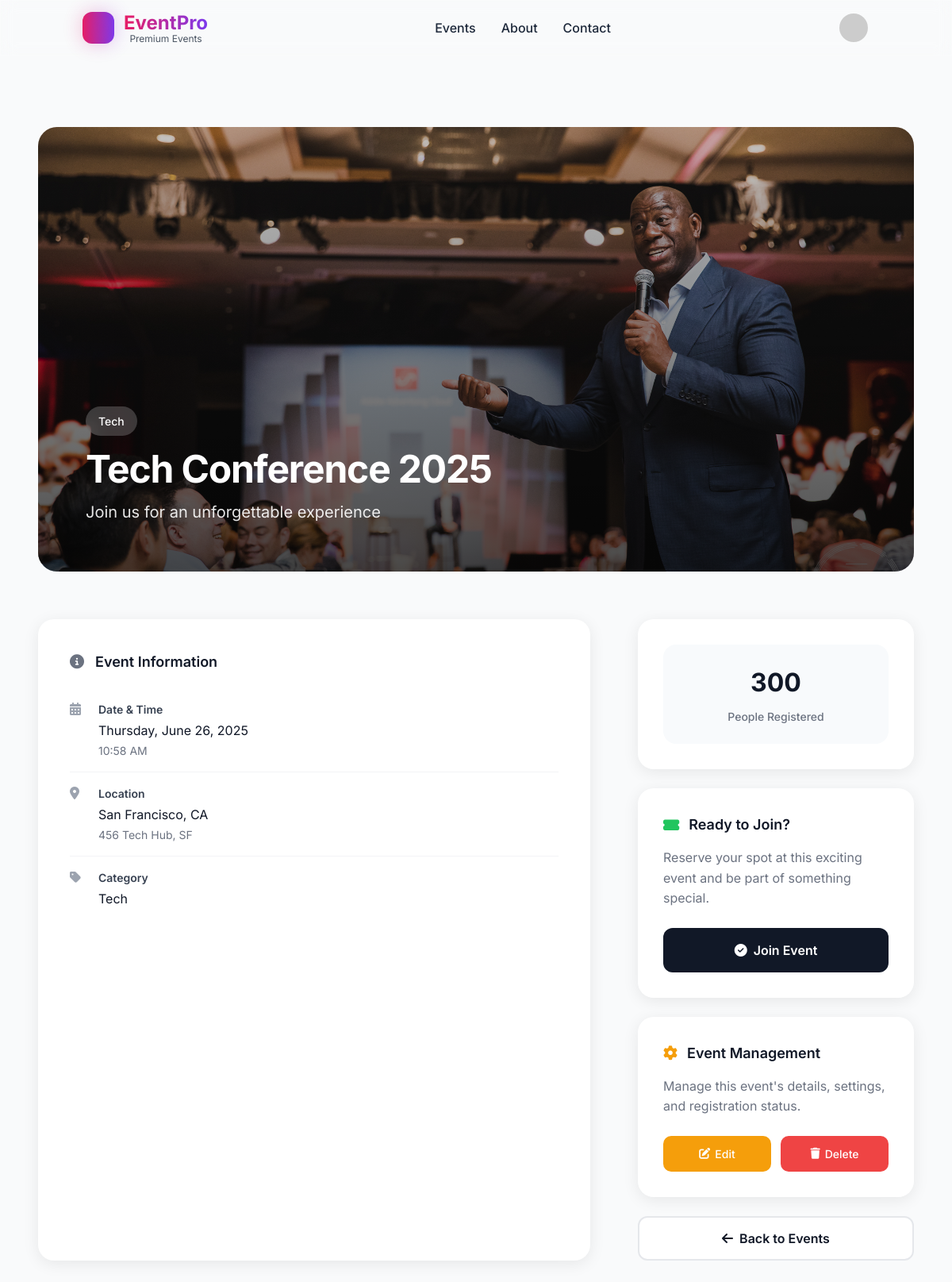
/events/12/ (signed in), run on the app's committed database.
### event/models.py (models this page shows, shortened)
class Event(models.Model):
    event_name = models.CharField(max_length=200)
    event_address = models.TextField()
    event_location = models.CharField(max_length=200)
    event_date_time = models.DateTimeField()
    event_category = models.ForeignKey('EventCategory', on_delete=models.SET_NULL, null=True)
    total_participants = models.PositiveIntegerField(default=0)
    participants = models.ManyToManyField(User, related_name='events', blank=True)
    event_image = models.ImageField(upload_to='event_images/', null=True, blank=True)

class EventCategory(models.Model):
    name = models.CharField(max_length=100, unique=True)
    def __str__(self):
        return self.name

### event/views.py (the view)
# urls.py: path('<int:pk>/', EventDetailView.as_view(), name='event_detail'),
class EventDetailView(DetailView):
    model = Event
    template_name = 'event/event_detail.html'

### event/templates/event/event_detail.html (shortened to what this page needs)
{% extends 'base.html' %}
{% block content %}
<link href="https://cdnjs.cloudflare.com/ajax/libs/font-awesome/6.4.0/css/all.min.css" rel="stylesheet">
<div class="min-h-screen bg-gray-50 py-20">
    <div class="max-w-6xl mx-auto px-6">
        <div class="hero-section">
            {% if event.event_image %}
                <img src="{{ event.event_image.url }}" alt="{{ event.event_name }}" class="hero-image">
            {% else %}
                <div class="hero-image bg-gradient-to-br from-gray-200 to-gray-300 flex items-center justify-center">
                    <i class="fas fa-image text-gray-400 text-6xl"></i>
                </div>
            {% endif %}
            <div class="hero-overlay"></div>
            <div class="hero-content">
                <div class="hero-category">{{ event.event_category|default:"Special Event" }}</div>
                <h1 class="hero-title">{{ event.event_name }}</h1>
                <p class="hero-subtitle">Join us for an unforgettable experience</p>
            </div>
        </div>
        <div class="content-grid">
            <div class="event-details">
                <div class="details-section">
                    <h2 class="section-title">
                        <i class="fas fa-info-circle section-icon"></i>
                        Event Information
                    </h2>
                    <div class="detail-item">
                        <i class="fas fa-calendar-alt detail-icon"></i>
                        <div class="detail-content">
                            <h4>Date & Time</h4>
                            <p>{{ event.event_date_time|date:"l, F d, Y" }}</p>
                            <div class="text-sm">{{ event.event_date_time|time:"g:i A" }}</div>
                        </div>
                    </div>
                    <div class="detail-item">
                        <i class="fas fa-map-marker-alt detail-icon"></i>
                        <div class="detail-content">
                            <h4>Location</h4>
                            <p>{{ event.event_location }}</p>
                            {% if event.event_address %}
                                <div class="text-sm">{{ event.event_address }}</div>
                            {% endif %}
                        </div>
                    </div>
                    <div class="detail-item">
                        <i class="fas fa-tag detail-icon"></i>
                        <div class="detail-content">
                            <h4>Category</h4>
                            <p>{{ event.event_category|default:"General Event" }}</p>
                        </div>
                    </div>
                </div>
            </div>
            <div class="action-sidebar">
                <div class="action-card">
                    <div class="participants-preview">
                        <div class="participants-count">{{ event.total_participants }}</div>
                        <div class="participants-label">People Registered</div>
                    </div>
                </div>
                {% if user.is_authenticated %}
                    <div class="action-card">
                        <h3>
                            <i class="fas fa-ticket-alt text-green-500"></i>
                            Ready to Join?
                        </h3>
                        <p>Reserve your spot at this exciting event and be part of something special.</p>
                        <form method="post" action="{% url 'event_rsvp' event.pk %}">
                            <button type="submit" class="btn-primary">
                                <i class="fas fa-check-circle"></i>
                                <span>Join Event</span>
                            </button>
                        </form>
                    </div>
                {% endif %}
                {% if user.role in 'admin,manager' %}
                    <div class="action-card">
                        <h3>
                            <i class="fas fa-cog text-amber-500"></i>
                            Event Management
                        </h3>
                        <p>Manage this event's details, settings, and registration status.</p>
                        <div class="management-actions">
                            <a href="{% url 'event_update' event.pk %}" class="btn-warning">
                                <i class="fas fa-edit"></i>
                                <span>Edit</span>
                            </a>
                            <a href="{% url 'event_delete' event.pk %}" class="btn-danger">
                                <i class="fas fa-trash"></i>
                                <span>Delete</span>
                            </a>
                        </div>
                    </div>
                {% endif %}
                <a href="{% url 'event_list' %}" class="btn-secondary">
                    <i class="fas fa-arrow-left"></i>
                    <span>Back to Events</span>
                </a>
            </div>
        </div>
    </div>
</div>
{% endblock %}

### event/templates/event/event_detail.html (style rules this page uses)
* { font-family: 'Inter', sans-serif; }
.hero-section { position: relative; height: 70vh; min-height: 500px; overflow: hidden; border-radius: 24px; margin-bottom: 60px; }
.hero-image { object-fit: cover; width: 100%; height: 100%; transition: transform 0.3s ease; }
.hero-overlay { position: absolute; inset: 0; background: linear-gradient(180deg, rgba(0,0,0,0.2) 0%, rgba(0,0,0,0.7) 100%); }
.hero-content { position: absolute; bottom: 60px; left: 60px; right: 60px; color: white; z-index: 10; }
.hero-category { display: inline-block; background: rgba(255, 255, 255, 0.2); backdrop-filter: blur(10px); padding: 8px 16px; border-radius: 20px; font-size: 14px; font-weight: 500; margin-bottom: 16px; }
.hero-title { font-size: 48px; font-weight: 700; margin-bottom: 12px; line-height: 1.1; letter-spacing: -0.025em; }
.hero-subtitle { font-size: 20px; opacity: 0.9; font-weight: 400; }
.content-grid { display: grid; grid-template-columns: 2fr 1fr; gap: 60px; margin-bottom: 60px; }
.event-details { background: white; border-radius: 20px; padding: 40px; box-shadow: 0 4px 20px rgba(0, 0, 0, 0.08); }
.details-section { margin-bottom: 40px; }
.details-section:last-child { margin-bottom: 0; }
.section-title { font-size: 18px; font-weight: 600; color: #111827; margin-bottom: 20px; display: flex; align-items: center; gap: 12px; }
.section-icon { width: 20px; height: 20px; color: #6b7280; }
.detail-item { display: flex; align-items: flex-start; gap: 16px; padding: 16px 0; border-bottom: 1px solid #f3f4f6; }
.detail-item:last-child { border-bottom: none; padding-bottom: 0; }
.detail-icon { width: 20px; height: 20px; color: #9ca3af; margin-top: 2px; flex-shrink: 0; }
.detail-content h4 { font-size: 14px; font-weight: 600; color: #374151; margin-bottom: 4px; }
.detail-content p { font-size: 16px; color: #111827; margin: 0; line-height: 1.5; }
.detail-content .text-sm { font-size: 14px; color: #6b7280; margin-top: 4px; }
.action-sidebar { position: sticky; top: 40px; height: fit-content; }
.action-card { background: white; border-radius: 20px; padding: 32px; box-shadow: 0 4px 20px rgba(0, 0, 0, 0.08); margin-bottom: 24px; }
.action-card h3 { font-size: 18px; font-weight: 600; color: #111827; margin-bottom: 16px; display: flex; align-items: center; gap: 12px; }
.action-card p { color: #6b7280; margin-bottom: 24px; line-height: 1.6; }
.btn-primary { background: #111827; color: white; border: none; padding: 16px 24px; border-radius: 12px; font-weight: 600; font-size: 16px; width: 100%; transition: all 0.3s ease; display: inline-flex; align-items: center; justify-content: center; gap: 8px; text-decoration: none; }
.btn-secondary { background: white; color: #111827; border: 2px solid #e5e7eb; padding: 14px 24px; border-radius: 12px; font-weight: 600; font-size: 16px; width: 100%; transition: all 0.3s ease; display: inline-flex; align-items: center; justify-content: center; gap: 8px; text-decoration: none; }
.btn-warning { background: #f59e0b; color: white; border: none; padding: 12px 20px; border-radius: 10px; font-weight: 500; font-size: 14px; flex: 1; transition: all 0.3s ease; display: inline-flex; align-items: center; justify-content: center; gap: 6px; text-decoration: none; }
.btn-danger { background: #ef4444; color: white; border: none; padding: 12px 20px; border-radius: 10px; font-weight: 500; font-size: 14px; flex: 1; transition: all 0.3s ease; display: inline-flex; align-items: center; justify-content: center; gap: 6px; text-decoration: none; }
.management-actions { display: flex; gap: 12px; margin-top: 16px; }
.participants-preview { background: #f8fafc; border-radius: 16px; padding: 24px; text-align: center; }
.participants-count { font-size: 32px; font-weight: 700; color: #111827; margin-bottom: 8px; }
.participants-label { color: #6b7280; font-size: 14px; font-weight: 500; }

### data on the page
Event: event_image (picture), event_category "Tech", event_name "Tech Conference 2025", event_date_time "Thursday, June 26, 2025", event_date_time "10:58 AM", event_location "San Francisco, CA", event_address "456 Tech Hub, SF", total_participants "300"
